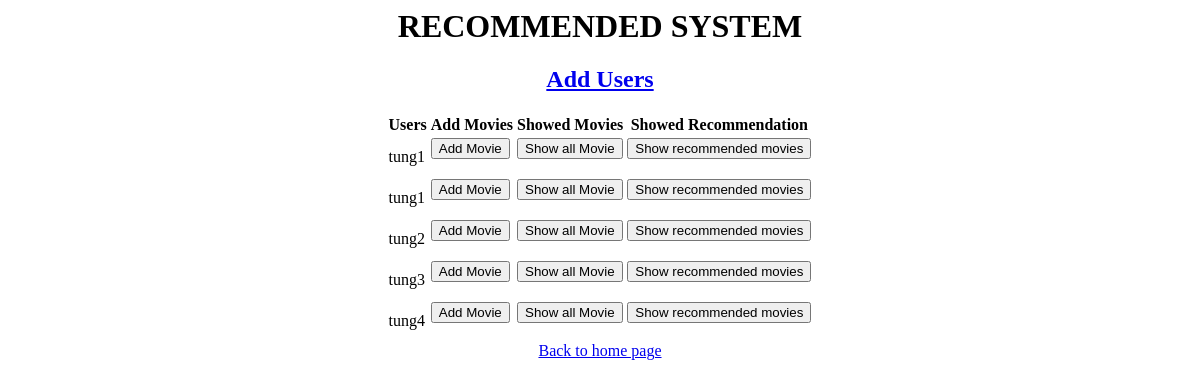
Before: / with the older database file.
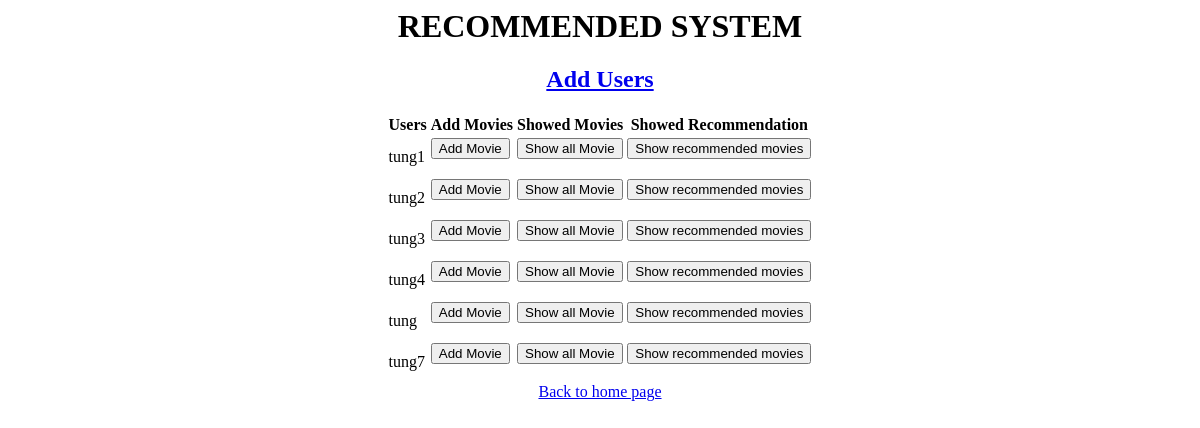
After: the same page with the newer database file.
### tables this page shows
CREATE TABLE `users` (
  `id` int(11) NOT NULL,
  `username` varchar(255) NOT NULL
);

### index.php (the view, shortened to what this page needs)
<?php
    include("header.php");
    include("db.php");
?>
<html>
    <head>
    </head>
    <body align="center">
        <div align="center">
            <div>
                <h2>
                    <a href="./add_user.php">Add Users</a>
                </h2>
            </div>
            <div>
                <table>
                    <th>
                        Users
                    </th>
                    <th>
                        Add Movies
                    </th>
                    <th>
                        Showed Movies
                    </th>
                    <th>
                        Showed Recommendation
                    </th>
                    <?php
                        $result = mysqli_query($con, "select * from users");
                        while($row = mysqli_fetch_array($result)){
                    ?>
                    <tr>
                        <td>
                            <?php echo $row['username']; ?>
                        </td>
                        <td>
                            <form action="add_movies.php" >
                                <input type="submit" name="add_movies" value="Add Movie">
                            </form>
                        </td>
                        <td>
                            <form action="show_movies.php" >
                                <input type="submit" name="show_movies" value="Show all Movie">
                            </form>
                        </td>
                        <td>
                            <form action="user_recommendation.php" >
                                <input type="submit" name="show_movies" value="Show recommended movies">
                            </form>
                        </td>
                    </tr>
                    <?php } ?>
                </table>
            </div>
        </div>
        <?php include("footer.php"); ?>
    </body>
</html>

### header.php
<header>
    <div>
        <h1 class="center" align="center">RECOMMENDED SYSTEM</h1>
    </div>
</header>

### footer.php
<footer>
    <div align="center">
        <a href="./index.php">Back to home page</a>
    </div>
</footer>

Changed rows visible on the page:
removed users: username "tung1"
added users: username "tung"
added users: username "tung7"
